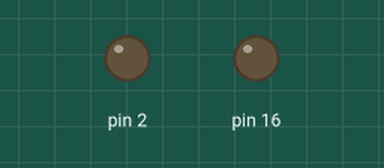
Recording of a sketch running on a simulated Arduino Uno, built with avr-gcc and run on an emulated ATmega328P. On the bench: output pins drawn as LEDs (lit = HIGH).

Above: at 0.3 s.
At 1.0 s:
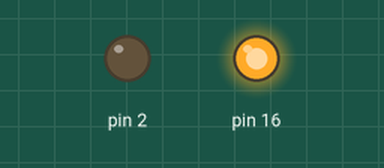
At 2.96 s:
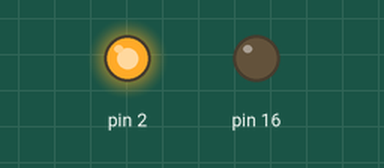
At 5.2 s:
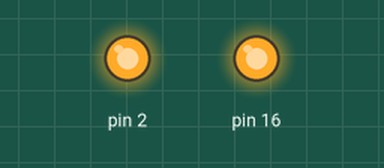
Timing chart, 0 to 7.0 s (numbered marks = the images above):
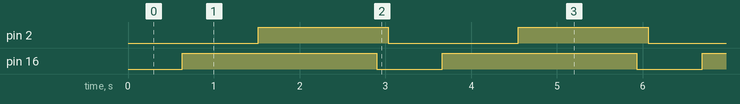

Measured:
- by itself, pin 2: alternates HIGH for 1.5 s and LOW for 1.5 s
- by itself, pin 16: alternates HIGH for 2.3 s and LOW for 0.76 s
- by itself, everything shown: repeats every 3.0 s, in 4 steps

The sketch:

LED_3s_Dimming.ino
```cpp
void setup() {
  pinMode( 2, OUTPUT );
  pinMode( 16, OUTPUT );
}

void loop() {
  digitalWrite(2, LOW);
  delay(500);

  for ( int i=0; i<=1000; i++ ){
    analogWrite( 16, i );
    delay(1);
  }

  digitalWrite(2, HIGH);
  delay(500);

  for ( int i=1000; i>=0; i-- ){
    analogWrite( 16, i );
    delay(1);
  }

}
```
